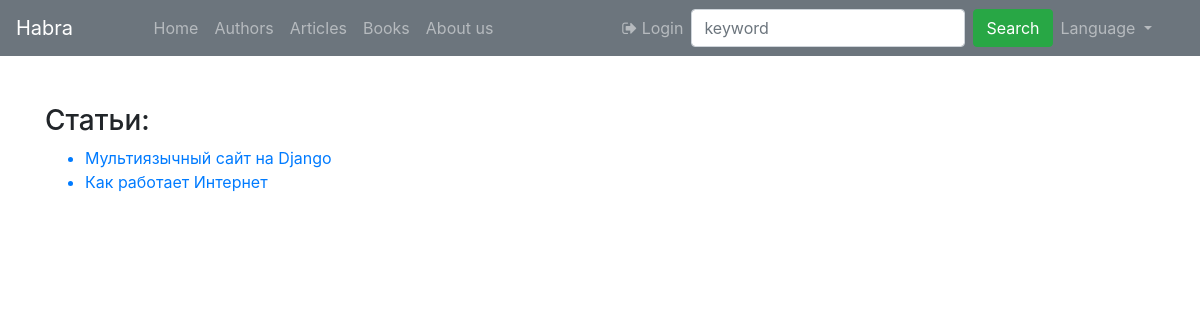
The app's page /, older data.
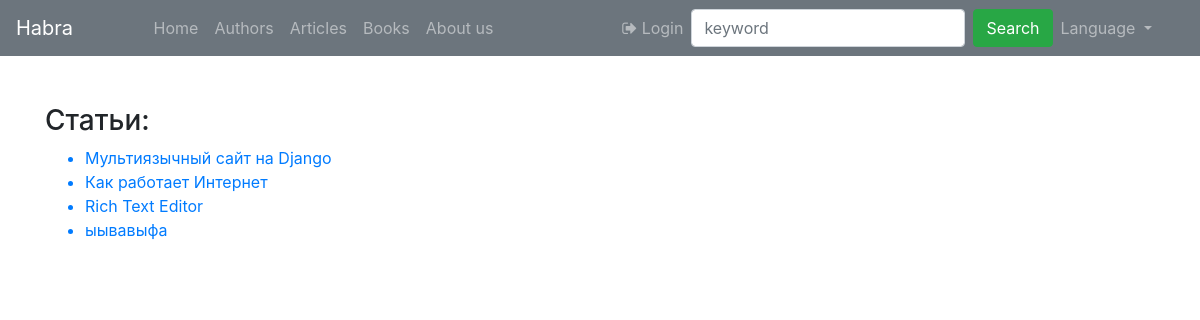
The same page, newer data.
### core/models.py (models this page shows, shortened)
class Article(models.Model):
    title = models.CharField(max_length=255)
    text = RichTextField(blank=True, null=True)
    author = models.ForeignKey(
        to="Author",
        on_delete=models.SET_NULL,
        null=True, blank=True,
        related_name="article",
        verbose_name="Автор"
    )
    readers = models.ManyToManyField(
        to=User,
        related_name="readed_articles",
        blank=True,
    )
    views = models.IntegerField(default=0, verbose_name="Просмотры: ")
    created_date = models.DateTimeField(auto_now_add=True, null=True)
    updated_at = models.DateTimeField(auto_now=True)
    is_active = models.BooleanField(default=True)
    picture = models.ImageField(
        upload_to="images/",
        null=True, blank=True,
        verbose_name="Картинка статьи"
    )
    class Meta:
        verbose_name = "Статья"
        verbose_name_plural = "Статьи"

### core/views.py (the view)
# urls.py: path('', articles, name="articles"),
def articles(request):
    articles = Article.objects.all() #
    return render(
        request, "articles.html", {"articles":  articles})

### core/templates/articles.html (shortened to what this page needs)
{% extends 'index.html' %}
{% load static %}
{% block content %}
<br>
    <h3>Статьи:</h3>
    <ul>
    {% for article in articles %}
        <a href="{% url 'article' article.id %}"><li>{{ article.title }}</li></a>
    {% endfor %}
    </ul>
{% endblock %}
{% block content_sidebar %}
<br>
{% endblock %}

Row changes from the older to the newer data that the page shows:
added Article: title "Rich Text Editor"
added Article: title "ыывавыфа"
